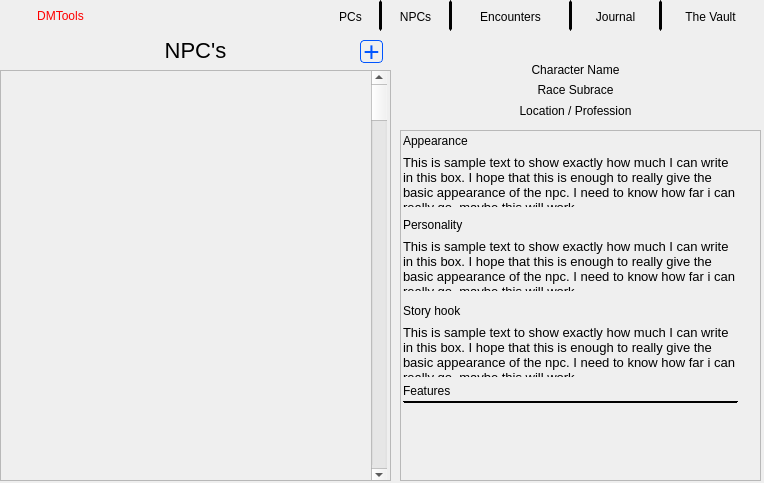
<?xml version="1.0" encoding="UTF-8"?>
<ui version="4.0">
 <class>Form</class>
 <widget class="QWidget" name="Form">
  <property name="geometry">
   <rect>
    <x>0</x>
    <y>0</y>
    <width>764</width>
    <height>483</height>
   </rect>
  </property>
  <property name="windowTitle">
   <string>DMTools</string>
  </property>
  <property name="styleSheet">
   <string notr="true">font: 12pt &quot;Josefin Sans&quot;;</string>
  </property>
  <widget class="QLabel" name="character_name">
   <property name="geometry">
    <rect>
     <x>400</x>
     <y>60</y>
     <width>351</width>
     <height>20</height>
    </rect>
   </property>
   <property name="text">
    <string>Character Name</string>
   </property>
   <property name="alignment">
    <set>Qt::AlignCenter</set>
   </property>
  </widget>
  <widget class="QPushButton" name="vault_menu_btn">
   <property name="geometry">
    <rect>
     <x>660</x>
     <y>0</y>
     <width>101</width>
     <height>31</height>
    </rect>
   </property>
   <property name="styleSheet">
    <string notr="true">border: 2px solid;
border-top-color: rgba(255, 255, 255, 0);
border-right-color: rgba(255, 255, 255, 0);
border-bottom-color: rgba(255, 255, 255, 0);
padding-top: 2px;
font: 700 14pt &quot;Tektur&quot;;</string>
   </property>
   <property name="text">
    <string>The Vault</string>
   </property>
  </widget>
  <widget class="QLabel" name="label_2">
   <property name="geometry">
    <rect>
     <x>160</x>
     <y>40</y>
     <width>71</width>
     <height>21</height>
    </rect>
   </property>
   <property name="styleSheet">
    <string notr="true">font-size: 22px;</string>
   </property>
   <property name="text">
    <string>NPC's</string>
   </property>
   <property name="alignment">
    <set>Qt::AlignCenter</set>
   </property>
  </widget>
  <widget class="QPushButton" name="pc_menu_btn">
   <property name="geometry">
    <rect>
     <x>320</x>
     <y>0</y>
     <width>61</width>
     <height>31</height>
    </rect>
   </property>
   <property name="styleSheet">
    <string notr="true">border: 1.5px solid;
border-top-color: rgba(255, 255, 255, 0);
border-bottom-color: rgba(255, 255, 255, 0);
border-left-color: rgba(255, 255, 255, 0);
padding-top: 2px;
font: 700 14pt &quot;Tektur&quot;;</string>
   </property>
   <property name="text">
    <string>PCs</string>
   </property>
  </widget>
  <widget class="QPushButton" name="encounter_menu_btn">
   <property name="geometry">
    <rect>
     <x>450</x>
     <y>0</y>
     <width>121</width>
     <height>31</height>
    </rect>
   </property>
   <property name="styleSheet">
    <string notr="true">border: 2px solid;
border-top-color: rgba(255, 255, 255, 0);
border-bottom-color: rgba(255, 255, 255, 0);
padding-top: 2px;
font: 700 14pt &quot;Tektur&quot;;</string>
   </property>
   <property name="text">
    <string>Encounters</string>
   </property>
  </widget>
  <widget class="QPushButton" name="journal_menu_btn">
   <property name="geometry">
    <rect>
     <x>570</x>
     <y>0</y>
     <width>91</width>
     <height>31</height>
    </rect>
   </property>
   <property name="styleSheet">
    <string notr="true">border: 2px solid;
border-top-color: rgba(255, 255, 255, 0);
border-bottom-color: rgba(255, 255, 255, 0);
padding-top: 2px;
font: 700 14pt &quot;Tektur&quot;;</string>
   </property>
   <property name="text">
    <string>Journal</string>
   </property>
  </widget>
  <widget class="QPushButton" name="add_player_btn">
   <property name="geometry">
    <rect>
     <x>360</x>
     <y>40</y>
     <width>23</width>
     <height>23</height>
    </rect>
   </property>
   <property name="styleSheet">
    <string notr="true">QPushButton{
font-size: 28px;
border: 1px solid;
border-color: rgb(0, 85, 255);
color: rgb(0, 85, 255);
border-radius: 4px;
padding-bottom: 1px;}

QPushButton:hover{
	background-color: rgb(227, 227, 227);
}</string>
   </property>
   <property name="text">
    <string>+</string>
   </property>
  </widget>
  <widget class="QLabel" name="race">
   <property name="geometry">
    <rect>
     <x>400</x>
     <y>80</y>
     <width>351</width>
     <height>20</height>
    </rect>
   </property>
   <property name="styleSheet">
    <string notr="true"/>
   </property>
   <property name="text">
    <string>Race Subrace</string>
   </property>
   <property name="alignment">
    <set>Qt::AlignCenter</set>
   </property>
  </widget>
  <widget class="QLabel" name="label">
   <property name="geometry">
    <rect>
     <x>0</x>
     <y>0</y>
     <width>121</width>
     <height>31</height>
    </rect>
   </property>
   <property name="styleSheet">
    <string notr="true">font: 700 20pt &quot;Tektur&quot;;
color: rgb(255, 0, 0);</string>
   </property>
   <property name="text">
    <string>DMTools</string>
   </property>
   <property name="alignment">
    <set>Qt::AlignCenter</set>
   </property>
  </widget>
  <widget class="QPushButton" name="npc_menu_btn">
   <property name="geometry">
    <rect>
     <x>380</x>
     <y>0</y>
     <width>71</width>
     <height>31</height>
    </rect>
   </property>
   <property name="styleSheet">
    <string notr="true">border: 1.5px solid;
border-top-color: rgba(255, 255, 255, 0);
border-bottom-color: rgba(255, 255, 255, 0);
padding-top: 2px;
font: 700 14pt &quot;Tektur&quot;;</string>
   </property>
   <property name="text">
    <string>NPCs</string>
   </property>
  </widget>
  <widget class="QScrollArea" name="scrollArea">
   <property name="geometry">
    <rect>
     <x>0</x>
     <y>70</y>
     <width>391</width>
     <height>411</height>
    </rect>
   </property>
   <property name="widgetResizable">
    <bool>true</bool>
   </property>
   <widget class="QWidget" name="scrollAreaWidgetContents">
    <property name="geometry">
     <rect>
      <x>0</x>
      <y>0</y>
      <width>389</width>
      <height>409</height>
     </rect>
    </property>
    <widget class="QScrollBar" name="verticalScrollBar">
     <property name="geometry">
      <rect>
       <x>370</x>
       <y>0</y>
       <width>16</width>
       <height>411</height>
      </rect>
     </property>
     <property name="minimumSize">
      <size>
       <width>0</width>
       <height>411</height>
      </size>
     </property>
     <property name="orientation">
      <enum>Qt::Vertical</enum>
     </property>
    </widget>
   </widget>
  </widget>
  <widget class="QLabel" name="label_3">
   <property name="geometry">
    <rect>
     <x>400</x>
     <y>101</y>
     <width>351</width>
     <height>20</height>
    </rect>
   </property>
   <property name="text">
    <string>Location / Profession</string>
   </property>
   <property name="alignment">
    <set>Qt::AlignCenter</set>
   </property>
  </widget>
  <widget class="QScrollArea" name="scrollArea_2">
   <property name="geometry">
    <rect>
     <x>400</x>
     <y>130</y>
     <width>361</width>
     <height>351</height>
    </rect>
   </property>
   <property name="widgetResizable">
    <bool>true</bool>
   </property>
   <widget class="QWidget" name="scrollAreaWidgetContents_2">
    <property name="geometry">
     <rect>
      <x>0</x>
      <y>0</y>
      <width>359</width>
      <height>349</height>
     </rect>
    </property>
    <widget class="QLabel" name="label_9">
     <property name="geometry">
      <rect>
       <x>2</x>
       <y>170</y>
       <width>335</width>
       <height>20</height>
      </rect>
     </property>
     <property name="text">
      <string>Story hook</string>
     </property>
     <property name="alignment">
      <set>Qt::AlignLeading|Qt::AlignLeft|Qt::AlignVCenter</set>
     </property>
    </widget>
    <widget class="QLabel" name="label_7">
     <property name="geometry">
      <rect>
       <x>2</x>
       <y>84</y>
       <width>335</width>
       <height>20</height>
      </rect>
     </property>
     <property name="text">
      <string>Personality</string>
     </property>
     <property name="alignment">
      <set>Qt::AlignLeading|Qt::AlignLeft|Qt::AlignVCenter</set>
     </property>
    </widget>
    <widget class="QLabel" name="label_5">
     <property name="geometry">
      <rect>
       <x>2</x>
       <y>24</y>
       <width>335</width>
       <height>52</height>
      </rect>
     </property>
     <property name="styleSheet">
      <string notr="true">font-size: 10pt;</string>
     </property>
     <property name="text">
      <string>This is sample text to show exactly how much I can write in this box. I hope that this is enough to really give the basic appearance of the npc. I need to know how far i can really go. maybe this will work.</string>
     </property>
     <property name="alignment">
      <set>Qt::AlignLeading|Qt::AlignLeft|Qt::AlignTop</set>
     </property>
     <property name="wordWrap">
      <bool>true</bool>
     </property>
    </widget>
    <widget class="QLabel" name="label_4">
     <property name="geometry">
      <rect>
       <x>2</x>
       <y>0</y>
       <width>335</width>
       <height>20</height>
      </rect>
     </property>
     <property name="text">
      <string>Appearance</string>
     </property>
     <property name="alignment">
      <set>Qt::AlignLeading|Qt::AlignLeft|Qt::AlignVCenter</set>
     </property>
    </widget>
    <widget class="QLabel" name="label_6">
     <property name="geometry">
      <rect>
       <x>2</x>
       <y>108</y>
       <width>335</width>
       <height>52</height>
      </rect>
     </property>
     <property name="styleSheet">
      <string notr="true">font-size: 10pt;</string>
     </property>
     <property name="text">
      <string>This is sample text to show exactly how much I can write in this box. I hope that this is enough to really give the basic appearance of the npc. I need to know how far i can really go. maybe this will work.</string>
     </property>
     <property name="alignment">
      <set>Qt::AlignLeading|Qt::AlignLeft|Qt::AlignTop</set>
     </property>
     <property name="wordWrap">
      <bool>true</bool>
     </property>
    </widget>
    <widget class="QLabel" name="label_8">
     <property name="geometry">
      <rect>
       <x>2</x>
       <y>194</y>
       <width>335</width>
       <height>52</height>
      </rect>
     </property>
     <property name="styleSheet">
      <string notr="true">font-size: 10pt;</string>
     </property>
     <property name="text">
      <string>This is sample text to show exactly how much I can write in this box. I hope that this is enough to really give the basic appearance of the npc. I need to know how far i can really go. maybe this will work.</string>
     </property>
     <property name="alignment">
      <set>Qt::AlignLeading|Qt::AlignLeft|Qt::AlignTop</set>
     </property>
     <property name="wordWrap">
      <bool>true</bool>
     </property>
    </widget>
    <widget class="QLabel" name="label_10">
     <property name="geometry">
      <rect>
       <x>2</x>
       <y>250</y>
       <width>335</width>
       <height>20</height>
      </rect>
     </property>
     <property name="text">
      <string>Features</string>
     </property>
     <property name="alignment">
      <set>Qt::AlignLeading|Qt::AlignLeft|Qt::AlignVCenter</set>
     </property>
    </widget>
    <widget class="QScrollArea" name="features">
     <property name="geometry">
      <rect>
       <x>2</x>
       <y>270</y>
       <width>335</width>
       <height>258</height>
      </rect>
     </property>
     <property name="styleSheet">
      <string notr="true">border-top: 1px solid;</string>
     </property>
     <property name="widgetResizable">
      <bool>true</bool>
     </property>
     <widget class="QWidget" name="scrollAreaWidgetContents_3">
      <property name="geometry">
       <rect>
        <x>0</x>
        <y>0</y>
        <width>333</width>
        <height>256</height>
       </rect>
      </property>
     </widget>
    </widget>
   </widget>
  </widget>
 </widget>
 <resources/>
 <connections/>
</ui>
